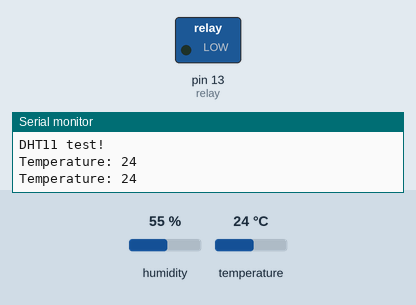
The sketch below on a simulated Arduino Uno, built with avr-gcc and run on an emulated ATmega328P. Parts: switched loads named in the sketch (green lamp = pin HIGH), the last lines printed to the serial monitor. The inputs (shaded band) are chosen by the test bench; at power-on: temperature 24 °C, humidity 55 %.

Above: at 4.8 s.
4.9 s: temperature set to 31 °C
7.9 s: temperature set to 34 °C
At 8.5 s:
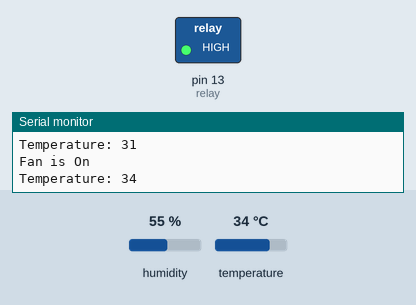
Timing chart, 0 to 10.9 s (numbered marks = the images above; inputs shaded):
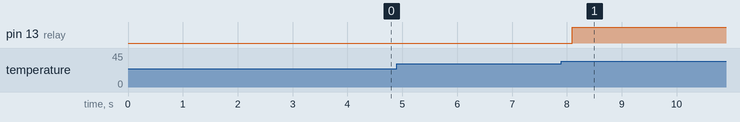

Measured:
- the behaviour switches between 32 and 33 °C on temperature (found by bisection; images 0 and 1)
- after the input at 7.9 s, pin 13 (relay): LOW → HIGH after 0.19 s

The sketch:

sketch_mar22a.ino
```cpp
#include "DHT.h"

#define DHTPIN 12     // what pin we're connected to

//Uncomment whatever the type of sensor we are using.
#define DHTTYPE DHT11   // DHT 11
//#define DHTTYPE DHT22   // DHT 22  (AM2302)
//#define DHTTYPE DHT21   // DHT 21 (AM2301)

// Connect pin 1 (on the left) of the sensor to +5V
// NOTE: If using a board with 3.3V logic like an Arduino Due connect pin 1
// to 3.3V instead of 5V!
// Connect pin 2 of the sensor to whatever your DHTPIN is
// pin3 of the sensor is not connected
// Connect pin 4 (on the right) of the sensor to GROUND
// Connect a 10K resistor from pin 2 (data) to pin 1 (power) of the sensor

// Initialize DHT sensor for normal 16mhz Arduino
DHT dht(DHTPIN, DHTTYPE);
// NOTE: For working with a faster chip, like an Arduino Due or Teensy, you
// might need to increase the threshold for cycle counts considered a 1 or 0.
// You can do this by passing a 3rd parameter for this threshold.  It's a bit
// of fiddling to find the right value, but in general the faster the CPU the
// higher the value.  The default for a 16mhz AVR is a value of 6.  For an
// Arduino Due that runs at 84mhz a value of 30 works.
// Example to initialize DHT sensor for Arduino Due:
//DHT dht(DHTPIN, DHTTYPE, 30);

boolean tflag = false; // temperature flag.
// this flag will be used to stop unnecessary repetition of code.
int relay = 13;

void setup() {
  Serial.begin(9600);
  Serial.println("DHT11 test!");

  dht.begin();
  pinMode(relay, OUTPUT);
  digitalWrite(relay, LOW);
}

void loop() {
  // Wait a few seconds between measurements.
  delay(2000);

  // Reading temperature or humidity takes about 250 milliseconds!
  // Sensor readings may also be up to 2 seconds 'old' (its a very slow sensor)
  int h = dht.readHumidity();
  // Read temperature as Celsius
  int t = dht.readTemperature();
  // Read temperature as Fahrenheit
  int f = dht.readTemperature(true);

  // Check if any reads failed and exit early (to try again).
  if (isnan(h) || isnan(t) || isnan(f)) {
    Serial.println("Failed to read from DHT sensor!");
    return;
  }

  // Compute heat index
  // Must send in temp in Fahrenheit!
  int hi = dht.computeHeatIndex(f, h);

if ( (t > 32 ) && ( tflag == false ) )
{
 digitalWrite(relay, HIGH);
 Serial.println("Fan is On");
tflag = true;
}

if ( (t <= 32 ) && ( tflag == true ) )
{
 digitalWrite(relay, LOW);
  Serial.println("Fan is Off");
tflag = false;
}

Serial.print("Temperature: ");
Serial.println(t);
}
```
